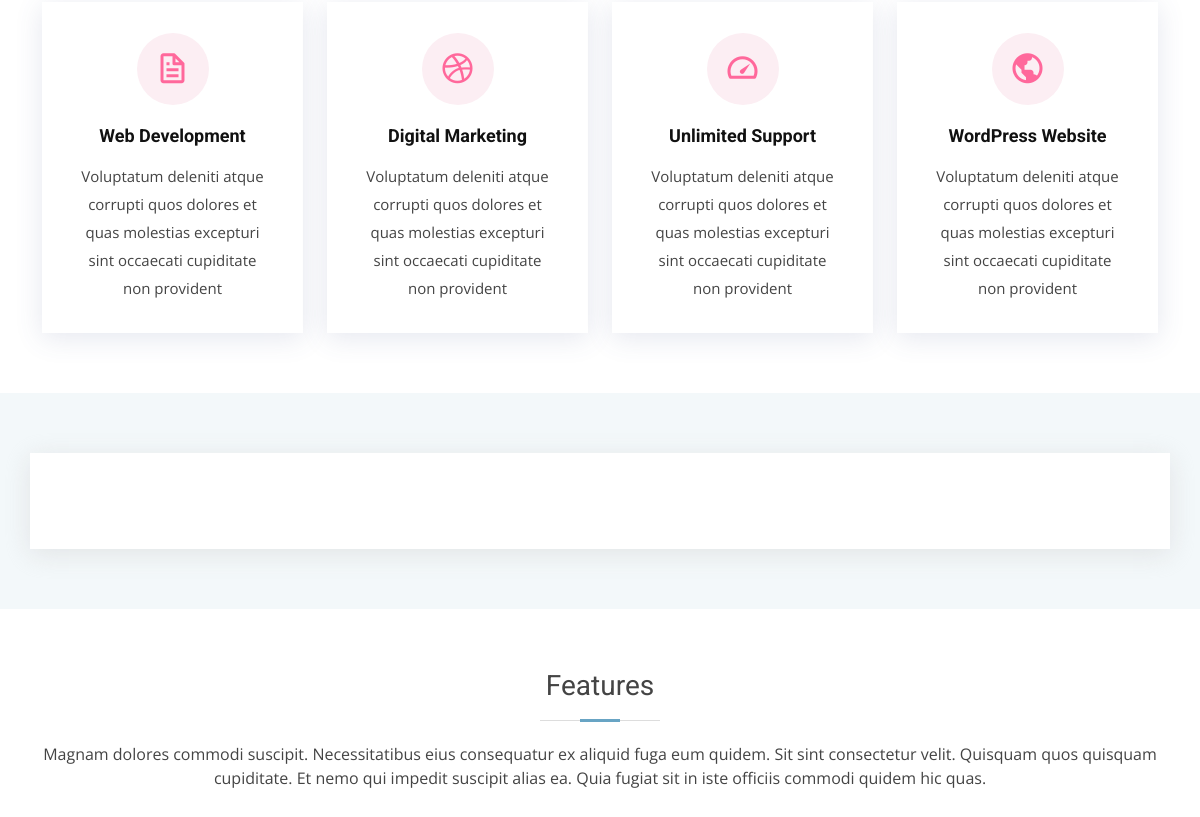
Before: / (middle part) with the older database file.
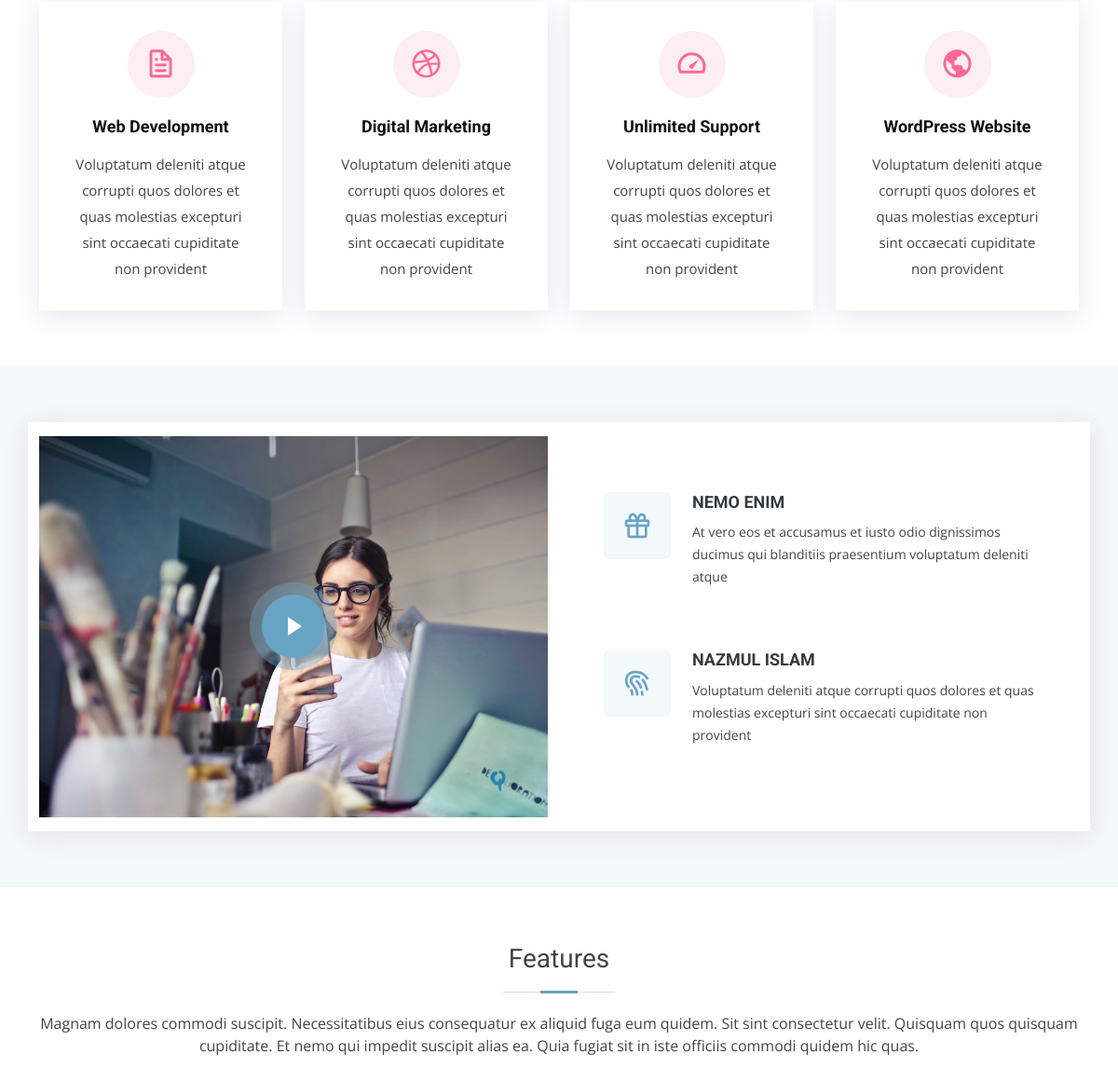
After: the same page with the newer database file.
### tables this page shows
CREATE TABLE `services` (
  `id` int(10) UNSIGNED NOT NULL,
  `title` varchar(255) DEFAULT NULL,
  `description` text DEFAULT NULL,
  `icon` varchar(255) DEFAULT NULL,
  `status` tinyint(11) NOT NULL DEFAULT 1
);

CREATE TABLE `video` (
  `id` tinyint(3) UNSIGNED NOT NULL,
  `image` varchar(255) NOT NULL,
  `url` varchar(255) NOT NULL,
  `status` int(11) NOT NULL DEFAULT 1
);

CREATE TABLE `whyus` (
  `id` tinyint(11) UNSIGNED NOT NULL,
  `title` varchar(255) DEFAULT NULL,
  `icon` varchar(255) DEFAULT NULL,
  `category` varchar(255) DEFAULT NULL,
  `status` tinyint(4) NOT NULL DEFAULT 1
);

### index.php (the view, shortened to what this page needs)
<?php
  include'mordana/header.php';
  require_once'db.php';
  $select="SELECT * FROM services";
  $services=mysqli_query($db, $select);
  $select="SELECT * FROM whyus";
  $whyus=mysqli_query($db, $select);
  $select="SELECT * FROM video";
  $section=mysqli_query($db, $select);
?>
  <main id="main">
    <section class="services">
      <div class="container">
        <div class="row">
          <?php
            foreach($services as $key => $service){
              ?>
              <div class="col-md-6 col-lg-3 d-flex align-items-stretch" data-aos="fade-up">
                <div class="icon-box icon-box-pink">
                  <div class="icon"><i class="<?php echo$service['icon']?>"></i>
                  </div>
                  <h4 class="title"><a href="#"><?php echo$service['title']?></a></h4>
                  <p class="description"><?php echo$service['description']?></p>
                </div>
              </div>
              <?php
            }
          ?>
        </div>
      </div>
    </section>
    <section class="why-us section-bg" data-aos="fade-up" date-aos-delay="200">
      <div class="container">
        <div class="row">
          <?php
            foreach($section as $key=> $value){
              ?>
              <div class="col-lg-6 video-box">
                <img src="assets/portfolio/whyus/<?php echo$value['image']?>" class="img-fluid" alt="">
                <a href="<?php echo $value['url']?>" class="venobox play-btn mb-4" data-vbtype="video" data-autoplay="true"></a>
              </div>
              <?php
            }
          ?>
          <div class="col-lg-6 d-flex flex-column justify-content-center p-5">
            <?php
              foreach($whyus as $key=> $value){
                ?><div class="icon-box">
                    <div class="icon"><i class="<?php echo $value['icon']?>"></i></div>
                    <h4 class="title"><a href=""><?php echo $value['title']?></a></h4>
                    <p class="description"><?php echo $value['category']?></p>
                  </div>
                <?php
              }
            ?>
          </div>
        </div>
      </div>
    </section>
    <section class="features">
      <div class="container">
        <div class="section-title">
          <h2>Features</h2>
          <p>Magnam dolores commodi suscipit. Necessitatibus eius consequatur ex aliquid fuga eum quidem. Sit sint consectetur velit. Quisquam quos quisquam cupiditate. Et nemo qui impedit suscipit alias ea. Quia fugiat sit in iste officiis commodi quidem hic quas.</p>
        </div>
      </div>
    </section>
  </main>
<?php
  include'mordana/footer.php';
?>

Changed rows visible on the page:
added video: image (picture)
added whyus: title "NEMO ENIM", category "At vero eos et accusamus et iusto odio dignissimos ducimus qui blanditiis praesentium voluptatum deleniti atque"
added whyus: title "NAZMUL ISLAM", category "Voluptatum deleniti atque corrupti quos dolores et quas molestias excepturi sint occaecati cupiditate non provident"
